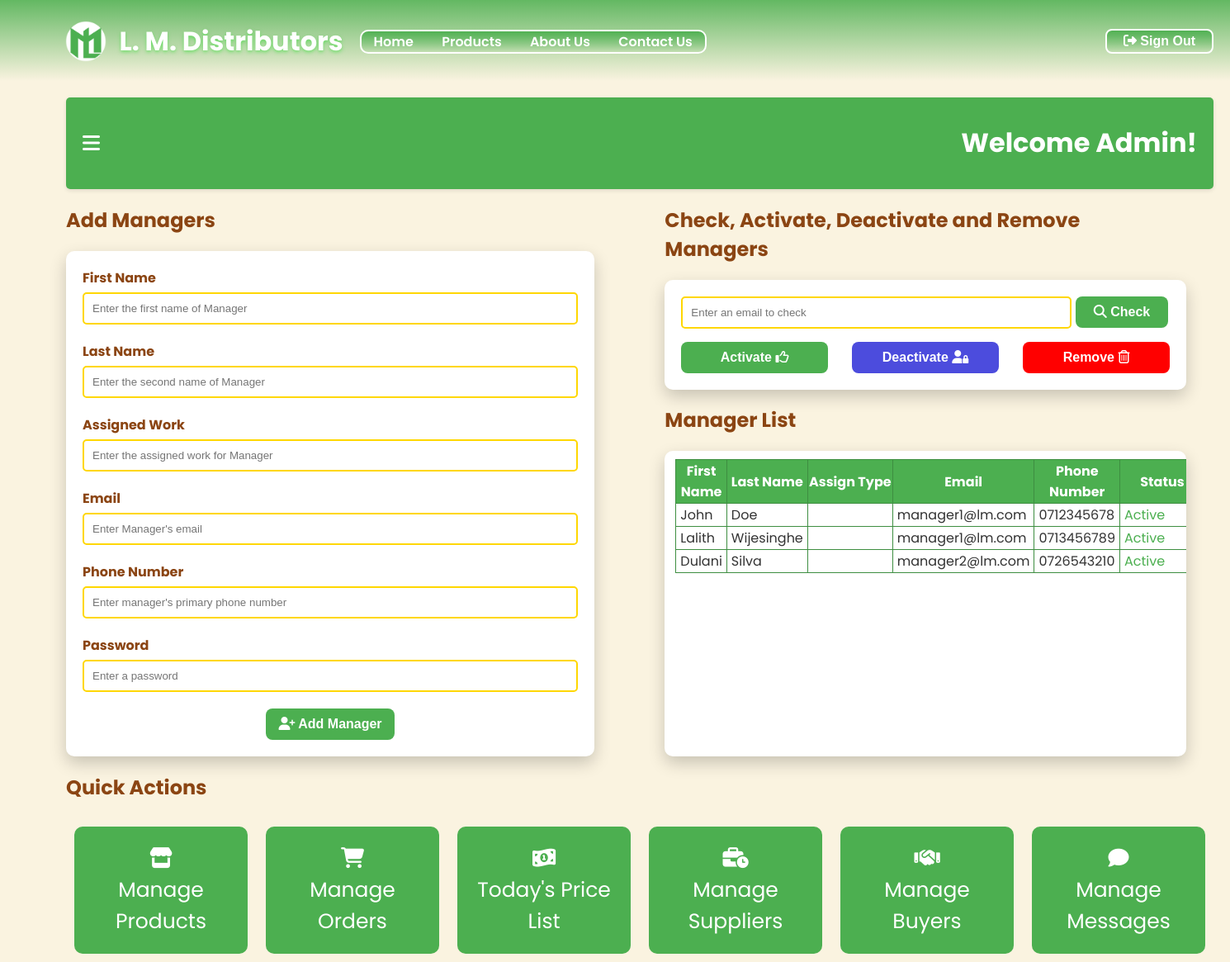
Before: /manageManagers.php (signed in) with the older database file.
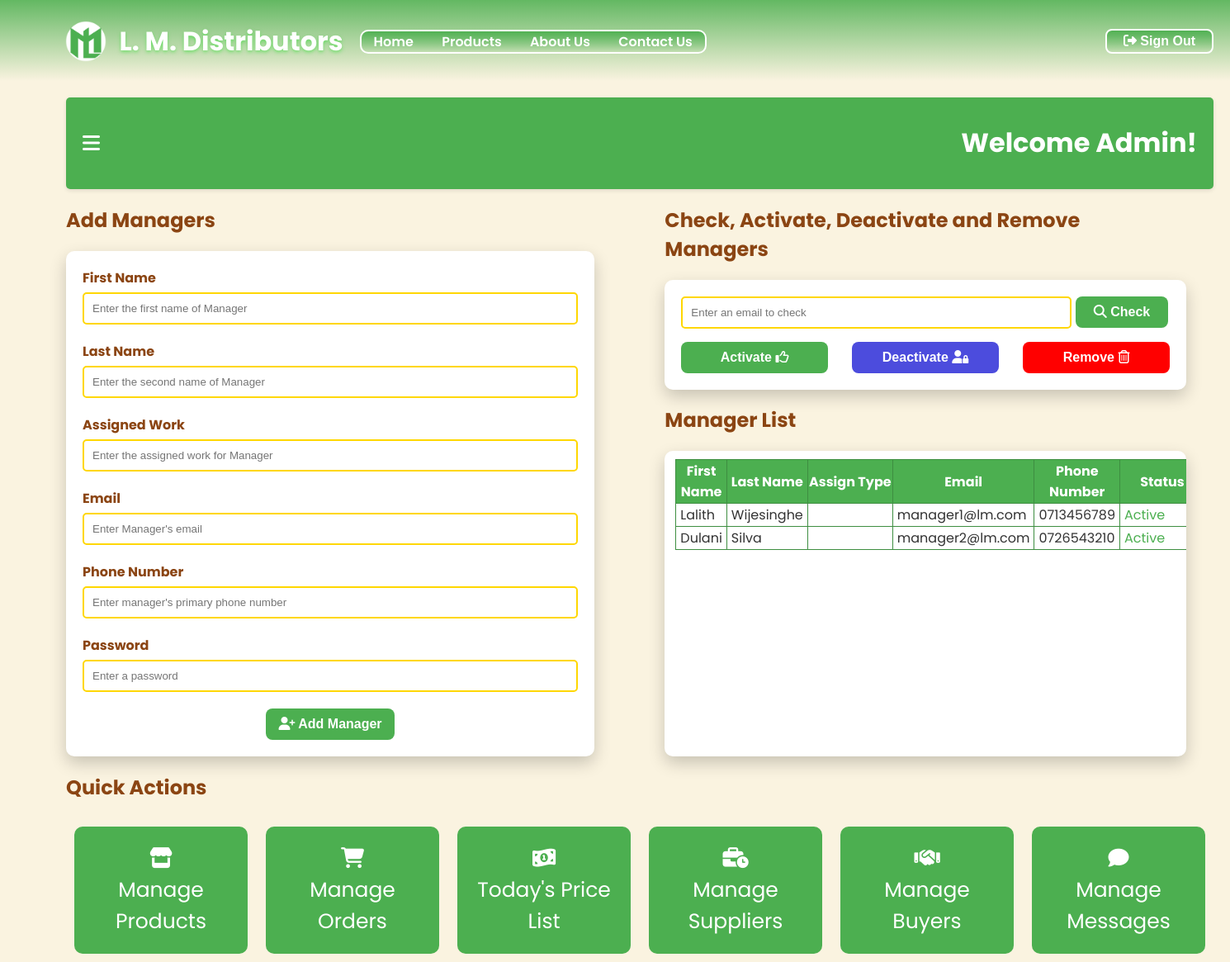
After: the same page with the newer database file.
### tables this page shows
CREATE TABLE `user_info` (
  `userID` int(11) NOT NULL,
  `email` varchar(255) NOT NULL,
  `password` varchar(255) NOT NULL,
  `fName` varchar(100) NOT NULL,
  `lName` varchar(100) NOT NULL,
  `dob` date NOT NULL,
  `phone1` varchar(15) NOT NULL,
  `phone2` varchar(15) DEFAULT NULL,
  `address` text NOT NULL,
  `image` varchar(255) DEFAULT NULL,
  `type` enum('admin','manager','customer','supplier','buyer') NOT NULL,
  `assignType` varchar(50) DEFAULT NULL,
  `status` enum('active','inactive') NOT NULL
);

### manageManagers.php (the view, shortened to what this page needs)
<?php
    require_once 'config.php';
    if (!isset($_SESSION['user_fName'])) {
        header('Location: login.php');
        exit();
    }
    else {
        $dob = $_SESSION['user_dob'];
        $today = date('m-d');
        $birthday = date('m-d', strtotime($dob));
        if($today === $birthday) {
            $greeting = "Happy Birthday ".$_SESSION['user_fName']."!";
        }
        else {
            $greeting = "Welcome ".$_SESSION['user_fName']."!";
        }
        $sql = "SELECT * FROM user_info WHERE type = 'manager';";
        $result = mysqli_query($conn, $sql);
    }
?>
<!DOCTYPE html>
<html lang="en">
<head>
    <link rel="stylesheet" href="./css/manageManagers.css">
    <link rel="stylesheet" href="https://cdnjs.cloudflare.com/ajax/libs/font-awesome/6.0.0-beta3/css/all.min.css">
</head>
<body>
    <?php include 'header.php'; ?>
    <div class="container">
        <div class="main-content">
            <div class="topbar">
                <i class="fas fa-bars" id="toggle-sidebar" title="Open Dashboard"></i>
                <h1><?php echo $greeting; ?></h1>
            </div>
            <section class="mainSeparation">
                <div class="addManager">
                    <h2>Add Managers</h2>
                    <form action="manageManagers.php" method="POST" class="addForm">
                        <div class="form-group">
                            <label for="first-name">First Name</label>
                            <input type="text" id="first-name" name="first-name" placeholder="Enter the first name of Manager" required>
                        </div>
                        <div class="form-group">
                            <label for="last-name">Last Name</label>
                            <input type="text" id="last-name" name="last-name" placeholder="Enter the second name of Manager">
                        </div>
                        <div class="form-group">
                            <label for="assignWork">Assigned Work</label>
                            <input type="text" id="assignWork" name="assignWork" placeholder="Enter the assigned work for Manager">
                        </div>
                        <div class="form-group">
                            <label for="email">Email</label>
                            <input type="email" id="email" name="email" placeholder="Enter Manager's email" required>
                        </div>
                        <div class="form-group">
                            <label for="phone1">Phone Number</label>
                            <input type="tel" id="phone1" name="phone1" placeholder="Enter manager's primary phone number">
                        </div>
                        <div class="form-group">
                            <label for="password">Password</label>
                            <input type="password" name="password" placeholder="Enter a password">
                        </div>
                        <center>
                            <button type="submit" id="addBtn" name="addBtn" title="Click to add manager"><i class="fa-solid fa-user-plus"></i> Add Manager</button>
                        </center>
                    </form>
                </div>
                <div class="rightSide">
                    <div class="checkManager">
                        <h2>Check, Activate, Deactivate and Remove Managers</h2>
                        <div class="checkCard">
                            <form action="manageManagers.php" method="POST">
                                <input type="text" id="checkmail" name="checkMail" placeholder="Enter an email to check"
                                       value="<?php echo isset($_POST['checkMail']) ? htmlspecialchars($_POST['checkMail']) : ''; ?>"
                                       required>
                                <button type="submit" id="checkMailBtn" name="checkMailBtn" title="Check Availability">
                                    <i class="fa-solid fa-magnifying-glass"></i> Check
                                </button>
                                <div class="btns">
                                    <button type="submit" id="activate" name="activate" title="Activate">Activate <i class="fa-regular fa-thumbs-up"></i></button>
                                    <button type="submit" id="deactivate" name="deactivate" title="Deactivate">Deactivate <i class="fa-solid fa-user-lock"></i></button>
                                    <button type="submit" id="remove" name="remove" title="Remove">Remove <i class="fa-regular fa-trash-can"></i></button>
                                </div>
                            </form>
                        </div>
                    </div>
                    <div class="managerList">
                        <h2>Manager List</h2>
                        <div class="custom-scroll">
                            <div class="content" id="scrollable-content">
                                <table class="listTable" border="1px">
                                    <tr>
                                        <th class="tFName">First Name</th>
                                        <th class="tLName">Last Name</th>
                                        <th class="tType">Assign Type</th>
                                        <th class="tMail">Email</th>
                                        <th class="tPhone">Phone Number</th>
                                        <th class="tStatus">Status</th>
                                    </tr>
                                    <?php while($row = $result->fetch_assoc()): ?>
                                    <tr>
                                        <td><?php echo $row['fName']; ?></td>
                                        <td><?php echo $row['lName']; ?></td>
                                        <td><?php echo $row['assignType']; ?></td>
                                        <td><?php echo $row['email']; ?></td>
                                        <td><?php echo $row['phone1']; ?></td>
                                        <td><?php echo $row['status'] == 'active'
                                                    ? "<span style='color: #4CAF50;'>Active</span>"
                                                    : "<span style='color: #f44336; font-style: italic; text-align: center;'>Deactivated</span>";
                                            ?></td>
                                    </tr>
                                    <?php endwhile; ?>
                                </table>
                            </div>
                        </div>
                    </div>
                </div>
            </section>
            <h2 class="quickH2">Quick Actions</h2>
            <div class="quick">
                <div class="card">
                    <a href="./manageProducts.php" title="Products Management"><i class="fa-solid fa-store"></i><br>Manage Products</a>
                </div>
                <div class="card">
                    <a href="./manageOrders.php" title="Orders Management"><i class="fa-solid fa-cart-shopping"></i><br>Manage Orders</a>
                </div>
                <div class="card">
                    <a href="./todayPrice.php" title="Buyers & Sellers price list"><i class="fa-solid fa-money-bill-1-wave"></i><br>Today's Price List</a>
                </div>
                <div class="card">
                    <a href="./supplyManagement.php" title="Suppliers Management"><i class="fa-solid fa-business-time"></i><br>Manage Suppliers</a>
                </div>
                <div class="card">
                    <a href="./buyersManagement.php" title="Buyers Management"><i class="fa-solid fa-handshake"></i><br>Manage Buyers</a>
                </div>
                <div class="card">
                    <a href="./manageMessages.php" title="Messages Management"><i class="fa-solid fa-comment"></i><br>Manage Messages</a>
                </div>
            </div>
        </div>
    </div>
</body>
</html>

### header.php (shortened to what this page needs)
<!DOCTYPE html>
<html lang="en">
<head>
    <link rel="stylesheet" href="./css/header.css">
</head>
<body>
    <header class="header">
        <div class="header-container">
            <div class="logo">
                <a id="lm" href="./index.php"><img src="./images/LMDistributors-logo2-01.png" alt="L. M. Distributors Logo"></a>
                <h1><a id="lm" href="./index.php">L. M. Distributors</a></h1>
            </div>
            <div class="bar">
                <nav class="nav-links">
                    <a href="./index.php" title="Home">Home</a>
                    <a href="./products.php" title="Products">Products</a>
                    <a href="./about.php" title="About L.M. Distributors">About Us</a>
                    <a href="./contact.php" title="Contact">Contact Us</a>
                </nav>
            </div>
        </div>
        <?php
            if(isset($_SESSION['user_fName'])) {
                echo "<div class='logout'>
                        <button>
                            <a href='./logout.php' title='Sign Out'><i class='fa-solid fa-right-from-bracket'></i> Sign Out</a>
                        </button>
                    </div>";
            }
            else {
                echo "<div class='loginBtns'>
                        <button id='hLogin' onclick=\"window.location.href='./login.php'\" title='Login'>Sign In</button>
                        <button id='hLSignup' onclick=\"window.location.href='./register.php'\" title='Register'>Sign Up</button>
                    </div>";
            }
        ?>
    </header>
</body>
</html>

### css/manageManagers.css (style rules this page uses)
body { margin: 0; font-family: 'Poppins', sans-serif; background-color: #FAF3E0; color: #333; }
.container { display: flex; height: 100vh; }
.main-content { flex-grow: 1; padding: 20px; margin-left: 60px; }
.topbar { display: flex; align-items: center; justify-content: space-between; padding: 10px 20px; background-color: #4CAF50; border-radius: 5px; box-shadow: 0 2px 5px rgba(0, 0, 0, 0.1); }
.topbar i { font-size: 24px; cursor: pointer; color: #fff; }
.topbar h1 { color: #fff; }
.mainSeparation { display: flex; justify-content: space-between; }
.addManager, .checkManager { width: 95%; }
.mainSeparation h2, .quickH2 { color: #8B4513; }
.addForm { border: none; border-radius: 10px; background-color: #fff; max-width: 600px; padding: 20px; box-shadow: 0 8px 20px rgba(0, 0, 0, 0.2); animation: fadeIn 1s ease-in-out; }
.form-group { margin-bottom: 20px; text-align: left; }
.addForm label { font-weight: bold; display: block; color: #8B4513; margin-bottom: 5px; }
.addForm input { width: 100%; padding: 10px; border: 2px solid #FFD700; border-radius: 5px; box-sizing: border-box; }
#addBtn { background-color: #4CAF50; color: white; border: none; padding: 10px 15px; border-radius: 8px; font-size: 16px; font-weight: bold; cursor: pointer; transition: transform 0.4s ease; }
.rightSide { margin-left: 30px; }
.checkManager { width: 95%; }
.checkCard { border: none; border-radius: 10px; background-color: #fff; height: fit-content; padding: 20px; box-shadow: 0 8px 20px rgba(0, 0, 0, 0.2); animation: fadeIn 1s ease-in-out; }
#checkmail { padding: 10px; width: 80%; border: 2px solid #FFD700; border-radius: 5px; box-sizing: border-box; }
#checkMailBtn { padding: 10px; border: none; width: 19%; border-radius: 8px; background-color: #4CAF50; font-weight: bold; font-size: 16px; color: #fff; }
.btns { display: flex; justify-content: space-between; }
#activate, #deactivate, #remove { padding: 10px; font-size: 16px; font-weight: bold; width: 30%; border: none; border-radius: 8px; color: #fff; transition: transform 0.4s ease; }
#activate { background-color: #4CAF50; }
#deactivate { background-color: rgb(76, 76, 221); }
#remove { background-color: red; }
.custom-scroll { padding-top: 10px; border: none; border-radius: 10px; background-color: #fff; width: 95%; height: 360px; overflow: hidden; position: relative; box-shadow: 0 8px 20px rgba(0, 0, 0, 0.2); animation: fadeIn 1s ease-in-out; }
.content { height: 360px; overflow-y: scroll; overflow-x: scroll; scroll-behavior: smooth; padding-right: 10px; padding-left: 13px; box-sizing: content-box; }
.listTable { border-collapse: collapse; border: 1px solid #3E8E41; }
.listTable th { background-color: #4CAF50; color: #fff; }
.listTable td { background-color: #fff; padding-left: 5px; padding-right: 5px; }
.tStatus { min-width: 100px; }
.tType { min-width: 100px; }
.quick { display: flex; justify-content: space-between; }
.card { border: none; border-radius: 10px; padding: 20px; margin: 10px; width: 170px; background-color: #4CAF50; cursor: pointer; text-align: center; transition: transform 1s ease; }
.card a { text-decoration: none; font-size: 25px; color: #fff; }

### css/header.css (style rules this page uses)
.header { background: linear-gradient(to bottom, #4caf4fdd, rgba(76, 175, 79, 0)); padding: 5px 20px 2px 20px; display: flex; justify-content: space-between; align-items: center; position: sticky; top: 0; z-index: 10; }
.header-container { display: flex; align-items: center; width: 100%; max-width: 1200px; margin: auto; }
.header .logo h1 a { color: #fff; text-shadow: 0px 2px 4px rgba(44, 223, 47, 0.53); text-decoration: none; }
.header .logo { display: flex; }
.header .logo img { width: 50px; margin: auto; padding-right: 15px; padding-top: 20px; }
.header .nav-links a { color: #fff; text-decoration: none; margin: 0 15px; font-weight: 600; transition: color 0.3s; }
.header .bar { border: 2px solid #fff; background: linear-gradient(to bottom, #4caf4fed, rgba(76, 175, 79, 0)); border-radius: 10px; margin-left: 20px; }
.header { display: flex; align-items: center; }
.logout button { font-size: 16px; font-weight: bold; background: linear-gradient(to bottom, #4caf4fed, rgba(76, 175, 79, 0)); top: 10px; padding: 4px 20px; border: 2px solid #fff; border-radius: 8px; cursor: pointer; }
.logout a { color: #fff; text-decoration: none; }

Changed rows visible on the page:
removed user_info: fName "John", lName "Doe", email "manager1@lm.com", phone1 "0712345678", status "Active"
